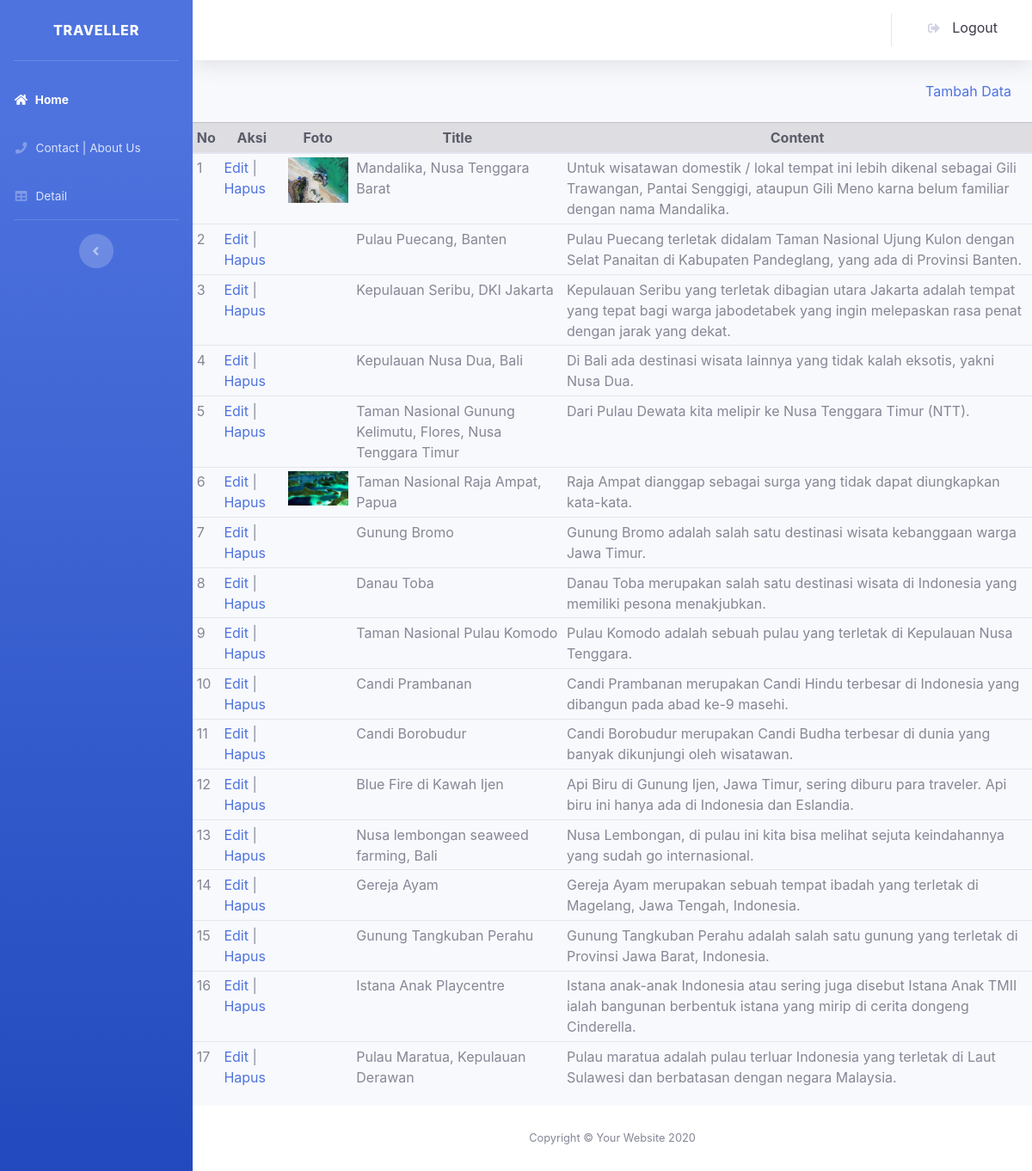
The app's page /admin/indexa.php (signed in), older data.
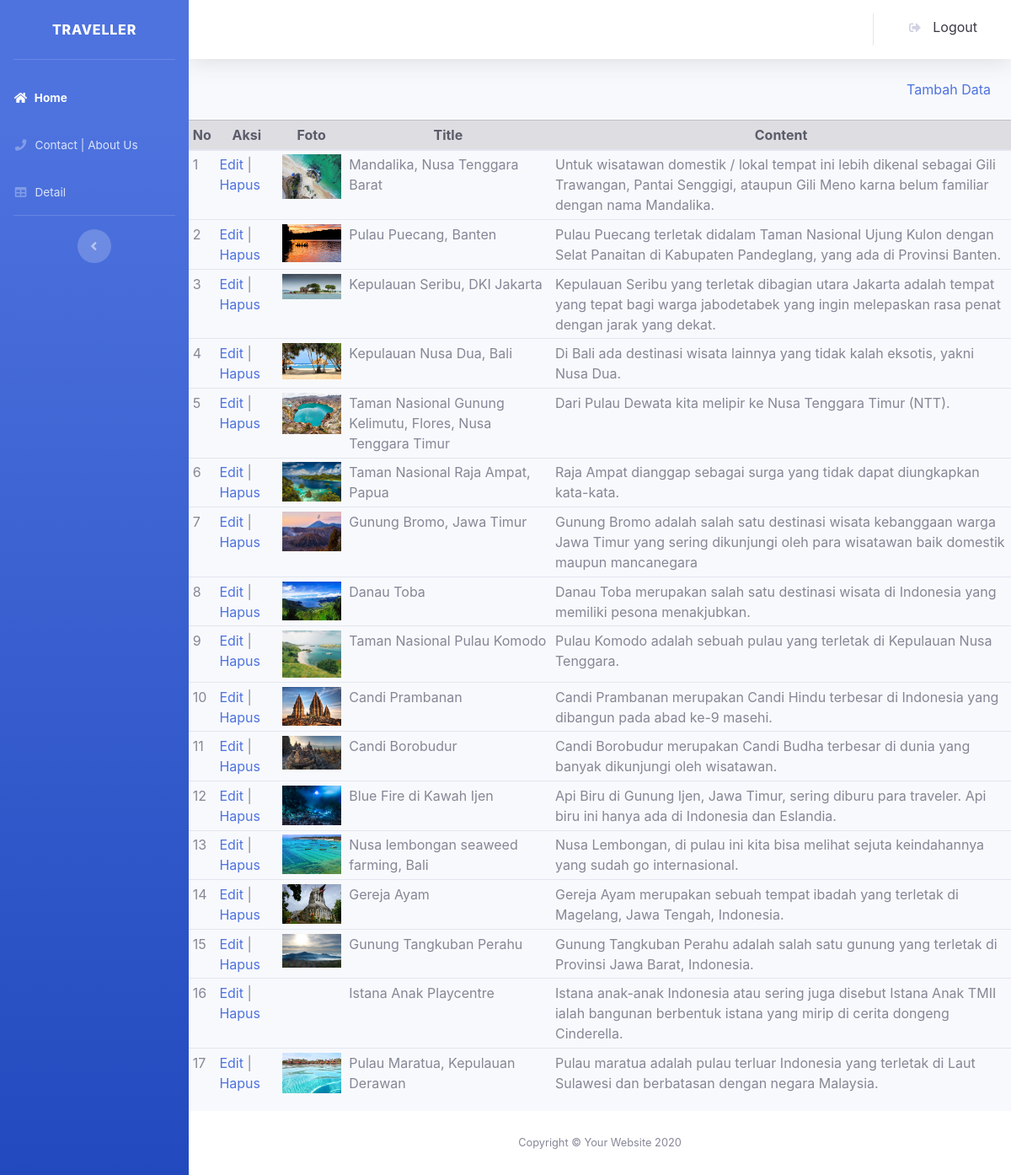
The same page, newer data.
### tables this page shows
CREATE TABLE `pages` (
  `id` int(12) NOT NULL,
  `foto` varchar(255) NOT NULL,
  `title` varchar(100) NOT NULL,
  `content` varchar(255) NOT NULL,
  `created_at` timestamp NOT NULL DEFAULT current_timestamp(),
  `updated_at` timestamp NOT NULL DEFAULT current_timestamp(),
  `deleted_at` timestamp NULL DEFAULT NULL
);

### admin/indexa.php (the view, shortened to what this page needs)
<?php
require_once 'config/db.php';
function query($query){
  global $db;
$result = mysqli_query($db, $query);
$rows = [];
while($row = mysqli_fetch_assoc($result)){
  $rows[] = $row;
}
return $rows;
}
$pgs = query("SELECT * FROM pages");
?>
<!DOCTYPE html>
<html lang="en">
<head>
  <link href="assets/fontawesome-free/css/all.min.css" rel="stylesheet">
  <link href="assets/css/sb-admin-2.min.css" rel="stylesheet">
</head>
<body id="page-top">
  <div id="wrapper">
    <ul class="navbar-nav bg-gradient-primary sidebar sidebar-dark accordion" id="accordionSidebar">
      <a class="sidebar-brand d-flex align-items-center justify-content-center text-white" disabled="">
        <div class="sidebar-brand-text mx-3">Traveller</div>
      </a>
      <hr class="sidebar-divider">
      <li class="nav-item active">
        <a class="nav-link" href="indexa.php">
          <i class="fas fa-fw fa-home"></i>
          <span>Home</span>
        </a>
      </li>
      <li class="nav-item">
        <a class="nav-link" href="cas.php">
          <i class="fas fa-fw fa-phone"></i>
          <span>Contact | About Us</span>
        </a>
      </li>
      <li class="nav-item">
        <a class="nav-link" href="detail.php">
          <i class="fas fa-fw fa-table"></i>
          <span>Detail</span></a>
      </li>
      <hr class="sidebar-divider d-none d-md-block">
      <div class="text-center d-none d-md-inline">
        <button class="rounded-circle border-0" id="sidebarToggle"></button>
      </div>
    </ul>
    <div id="content-wrapper" class="d-flex flex-column">
      <div id="content">
        <nav class="navbar navbar-expand navbar-light bg-white topbar mb-4 static-top shadow">
          <ul class="navbar-nav ml-auto">
            <li class="nav-item dropdown no-arrow">
            <a class="dropdown-item" href="logout.php" data-toggle="modal" data-target="#logoutModal">
                  <i class="fas fa-sign-out-alt fa-sm fa-fw mr-2 text-gray-400"></i>
                  Logout
                </a>
            </li>
          </ul>
        </nav>
    </div>
    <div id="content-wrapper" class="d-flex flex-column">
          <div class="container text-right"><a href="tambah.php">Tambah Data</a></div>
           <br>
           <table class="container table table-sm table-hover table-stripped">
          <thead class=" table-secondary text-dark text-center">
            <th>No</th>
            <th>Aksi</th>
            <th>Foto</th>
            <th>Title</th>
            <th>Content</th>
          <thead
        <?php $i=1; ?>
        <?php foreach($pgs as $row) : ?>
        <tr>
            <td><?php echo $i; ?></td>
            <td>
                <a href="editp.php?id=<?php echo $row["id"]; ?>">Edit</a> |
                <a href="hapusp.php?id=<?php echo $row["id"]; ?>" onclick="return confirm('serius?');">Hapus</a>
            </td>
            <td><img src="../assets/images/index/<?php echo $row["foto"]; ?>" width="70" alt=""></td>
            <td><?php echo $row["title"]; ?></td>
            <td><?php echo $row["content"]; ?></td>
        </tr>
        <?php  $i++; ?>
        <?php endforeach; ?>
    </table>
      <footer class="sticky-footer bg-white">
        <div class="container my-auto">
          <div class="copyright text-center my-auto">
            <span>Copyright &copy; Your Website <script>document.write(new Date().getFullYear());</script></span>
          </div>
        </div>
      </footer>
    </div>
  </div>
  </div>
</body>
</html>

Row changes from the older to the newer data that the page shows:
changed pages "Pulau Puecang, Banten": foto: picture added
changed pages "Kepulauan Seribu, DKI Jakarta": foto: picture added
changed pages "Kepulauan Nusa Dua, Bali": foto: picture added
changed pages "Taman Nasional Gunung Kelimutu, Flores, Nusa Tenggara Timur": foto: picture added
changed pages "Taman Nasional Raja Ampat, Papua": foto: a different picture
changed pages: foto: picture added; title "Gunung Bromo" → "Gunung Bromo, Jawa Timur"; content "Gunung Bromo adalah salah satu destinasi wisata kebanggaan warga Jawa Timur." → "Gunung Bromo adalah salah satu destinasi wisata kebanggaan warga Jawa Timur yang sering dikunjungi oleh para wisatawan baik domestik maupun mancanegara"
changed pages "Danau Toba": foto: picture added
changed pages "Taman Nasional Pulau Komodo": foto: picture added
changed pages "Candi Prambanan": foto: picture added
changed pages "Candi Borobudur": foto: picture added
changed pages "Blue Fire di Kawah Ijen": foto: picture added
changed pages "Nusa lembongan seaweed farming, Bali": foto: picture added
changed pages "Gereja Ayam": foto: picture added
changed pages "Gunung Tangkuban Perahu": foto: picture added
changed pages "Pulau Maratua, Kepulauan Derawan": foto: picture added
